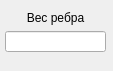
<?xml version="1.0" encoding="UTF-8"?>
<ui version="4.0">
 <class>BridgeEdit</class>
 <widget class="QWidget" name="BridgeEdit">
  <property name="geometry">
   <rect>
    <x>0</x>
    <y>0</y>
    <width>113</width>
    <height>71</height>
   </rect>
  </property>
  <property name="windowTitle">
   <string>Form</string>
  </property>
  <property name="styleSheet">
   <string notr="true">BridgeEdit
{
	background-color:transparent;
}</string>
  </property>
  <widget class="QLabel" name="background">
   <property name="geometry">
    <rect>
     <x>1</x>
     <y>0</y>
     <width>111</width>
     <height>71</height>
    </rect>
   </property>
   <property name="styleSheet">
    <string notr="true">QLabel
{
background-color:transparent;
}</string>
   </property>
   <property name="text">
    <string/>
   </property>
   <property name="pixmap">
    <pixmap resource="res.qrc">:/Backgrounds/img/BridgeEdit.png</pixmap>
   </property>
   <property name="scaledContents">
    <bool>true</bool>
   </property>
   <property name="alignment">
    <set>Qt::AlignCenter</set>
   </property>
   <property name="wordWrap">
    <bool>false</bool>
   </property>
   <property name="indent">
    <number>-1</number>
   </property>
   <property name="openExternalLinks">
    <bool>false</bool>
   </property>
   <property name="textInteractionFlags">
    <set>Qt::TextBrowserInteraction</set>
   </property>
  </widget>
  <widget class="QWidget" name="layoutWidget">
   <property name="geometry">
    <rect>
     <x>5</x>
     <y>11</y>
     <width>101</width>
     <height>41</height>
    </rect>
   </property>
   <layout class="QVBoxLayout" name="verticalLayout">
    <item>
     <widget class="QLabel" name="label">
      <property name="text">
       <string>Вес ребра</string>
      </property>
      <property name="alignment">
       <set>Qt::AlignCenter</set>
      </property>
     </widget>
    </item>
    <item>
     <widget class="QLineEdit" name="BridgeWeight">
      <property name="maxLength">
       <number>8</number>
      </property>
     </widget>
    </item>
   </layout>
  </widget>
 </widget>
 <resources>
  <include location="res.qrc"/>
 </resources>
 <connections/>
</ui>
